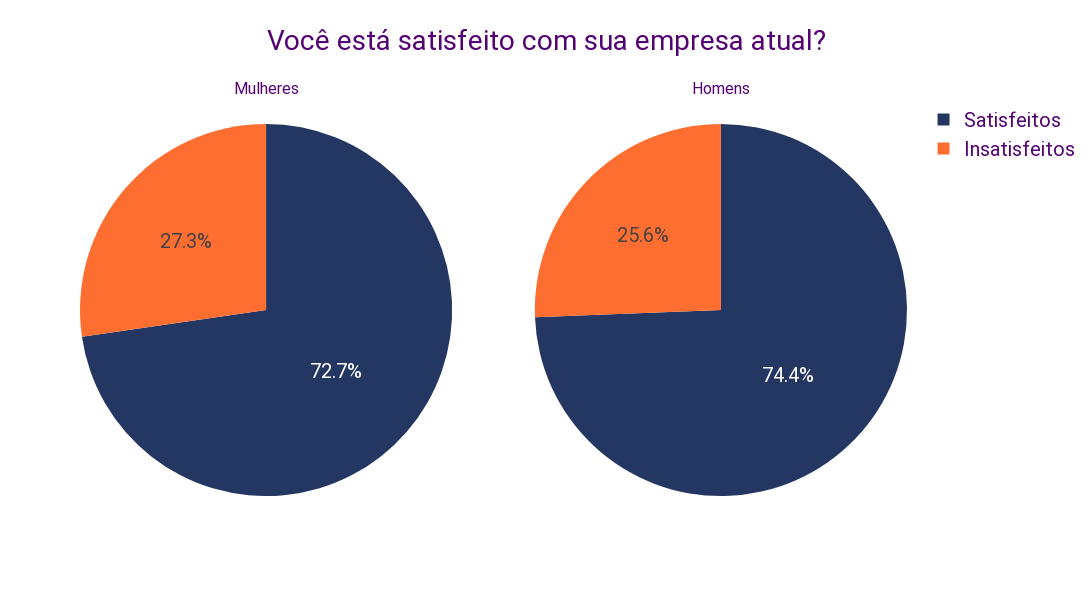

The code cell stored with this chart in its notebook:
### Code cell
title={'text': 'Você está satisfeito com sua empresa atual?',
       'y':0.95,
       'x':0.5,
       'xanchor': 'center',
       'yanchor': 'top'}


sat_fem = len(df_fem.loc[df_fem['Você está satisfeito na sua empresa atual?'] == 1.0])
insat_fem = len(df_fem.loc[df_fem['Você está satisfeito na sua empresa atual?'] == 0.0])

sat_masc = len(df_masc.loc[df_masc['Você está satisfeito na sua empresa atual?'] == 1.0])
insat_masc = len(df_masc.loc[df_masc['Você está satisfeito na sua empresa atual?'] == 0.0])

labels = ['Satisfeitos','Insatisfeitos']
values_f = [sat_fem , insat_fem]
values_m = [sat_masc, insat_masc]

fig = make_subplots(rows=1, cols=2, specs=[[{'type':'domain'}, {'type':'domain'}]], subplot_titles=['Mulheres', 'Homens'])

fig.add_trace(go.Pie(labels=labels, values=values_f, name='Nível de satisfação com a empresa entre mulheres'), 1, 1)
fig.add_trace(go.Pie(labels=labels, values=values_m, name='Nível de satisfação com a empresa entre homens'), 1, 2)
fig.update_layout(title=title, width=1500, height=600, font=fonte)
fig.update_traces(textfont_size=20, marker_colors=paleta)

fig.show()

### Figure 1 — Plotly figure (JSON) as saved in the notebook; plotly's stock layout.template omitted (floating-point values rounded to 4 significant figures)
{"data": [{"domain": {"x": [0, 0.45], "y": [0, 1]}, "labels": ["Satisfeitos", "Insatisfeitos"], "marker": {"colors": ["rgb(36, 55, 99)", "rgb(255, 110, 49)", "rgb(255, 235, 183)", "rgb(173, 142, 112)"]}, "name": "Nível de satisfação com a empresa entre mulheres", "textfont": {"size": 20}, "type": "pie", "values": [317, 119]}, {"domain": {"x": [0.55, 1], "y": [0, 1]}, "labels": ["Satisfeitos", "Insatisfeitos"], "marker": {"colors": ["rgb(36, 55, 99)", "rgb(255, 110, 49)", "rgb(255, 235, 183)", "rgb(173, 142, 112)"]}, "name": "Nível de satisfação com a empresa entre homens", "textfont": {"size": 20}, "type": "pie", "values": [1429, 492]}], "layout": {"annotations": [{"font": {"size": 16}, "showarrow": false, "text": "Mulheres", "x": 0.225, "xanchor": "center", "xref": "paper", "y": 1, "yanchor": "bottom", "yref": "paper"}, {"font": {"size": 16}, "showarrow": false, "text": "Homens", "x": 0.775, "xanchor": "center", "xref": "paper", "y": 1, "yanchor": "bottom", "yref": "paper"}], "font": {"color": "rgb(84, 3, 117)", "family": "Roboto, monospace", "size": 20}, "height": 600, "title": {"text": "Você está satisfeito com sua empresa atual?", "x": 0.5, "xanchor": "center", "y": 0.95, "yanchor": "top"}, "width": 1500}}
